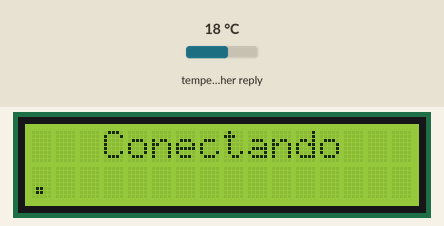
The sketch below on a simulated ESP8266 (NodeMCU). On the bench: 16×2 character LCD. The inputs (shaded band) are chosen by the test bench; at power-on: temperature in the weather reply 18 °C. WiFi joins after 1.5 s; servers stay silent unless stated; the local clock reads 2024-03-15 10:24:30 at power-on unless the sketch sets it; web services answer with replies made up by the test bench; what the sketch prints to the serial monitor is not drawn.

Above: at 0.7 s.
At 1.7 s:
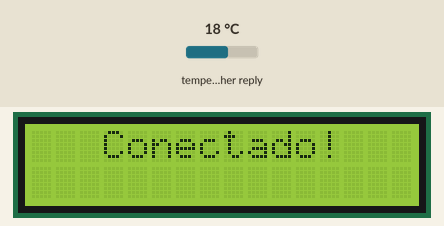
At 2.7 s:
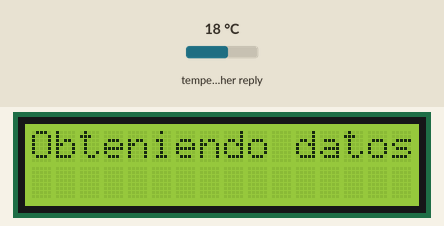
At 10.1 s:
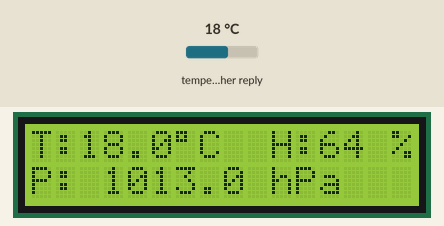
At 19.2 s:
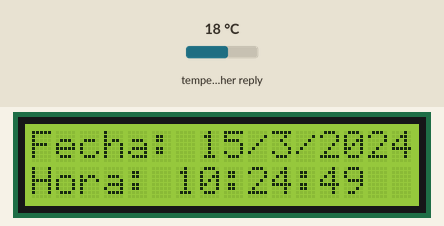
At 35.4 s:
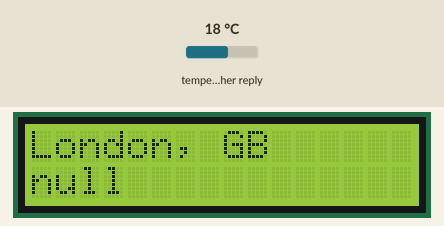

The sketch:

NodoClimaYHora.ino
```cpp
#include <ESP8266WiFi.h>
#include <LiquidCrystal_I2C.h>

#include <ArduinoJson.h>
#include <Wire.h>
#include <time.h>
int tim = 500; //the value of delay time
int timezone = -3 * 3600; //Uruguay
int dst = 0;

const char* ssid     = "Julian Rezk";                 // SSID of local network
const char* password = "julianv106733";                    // Password on network
String APIKEY = "95de98929cb395e1140765e5aa3d6495";
String Lenguaje = "es";
String CityID = "3441575";                                 //Montevideo defecto


WiFiClient client;
char servername[]="api.openweathermap.org";              // remote server we will connect to
String result;

int  counter = 60;

String weatherDescription ="";
String weatherLocation = "";
String Country;
float Temperature;
float Humidity;
float Pressure;

LiquidCrystal_I2C lcd(0x27, 16, 2);    // Address of your i2c LCD back pack should be updated.

void setup() {
  Serial.begin(9600);
  int cursorPosition=0;
  lcd.begin(16, 2);
  lcd.init();
  lcd.backlight();
  lcd.print("   Conectando");
  Serial.println("Conectando");
  WiFi.begin(ssid, password);

             while (WiFi.status() != WL_CONNECTED)
            {
            delay(500);
            lcd.setCursor(cursorPosition,2);
            lcd.print(".");
            cursorPosition++;
            }
  lcd.clear();
  lcd.print("   Conectado!");
  Serial.println("Conectado");
  configTime(timezone, dst, "pool.ntp.org","time.nist.gov");
   while(!time(nullptr)){
     Serial.print("*");
     delay(1000);
  }
  delay(1000);
}

void loop() {
    if(counter == 60)                                 //Get new data every 10 minutes
    {
      counter = 0;
      displayGettingData();
      delay(1000);
      getWeatherData();
    }else
    {
      counter++;
      displayWeather(weatherLocation,weatherDescription);
      delay(5000);
      displayConditions(Temperature,Humidity,Pressure);
      delay(5000);
      obtenerHora();
      delay(1000);
      obtenerHora();
      delay(1000);
      obtenerHora();
      delay(1000);
      obtenerHora();
      delay(1000);
      obtenerHora();
      delay(1000);
    }
}

void getWeatherData()                                //client function to send/receive GET request data.
{
  if (client.connect(servername, 80))
          {                                         //starts client connection, checks for connection
          client.println("GET /data/2.5/weather?id="+CityID+"&units=metric&APPID="+APIKEY+"&lang="+Lenguaje);
          client.println("Host: api.openweathermap.org");
          client.println("User-Agent: ArduinoWiFi/1.1");
          client.println("Connection: close");
          client.println();
          }
  else {
         Serial.println("connection failed");        //error message if no client connect
          Serial.println();
       }

  while(client.connected() && !client.available())
  delay(1);                                          //waits for data
  while (client.connected() || client.available())
       {                                             //connected or data available
         char c = client.read();                     //gets byte from ethernet buffer
         result = result+c;
       }

client.stop();                                      //stop client
result.replace(' ',' ');
result.replace(' ',' ');
Serial.println(result);
char jsonArray [result.length()+1];
result.toCharArray(jsonArray,sizeof(jsonArray));
jsonArray[result.length() + 1] = '\0';
StaticJsonBuffer<1024> json_buf;
JsonObject &root = json_buf.parseObject(jsonArray);

if (!root.success())
  {
    Serial.println("parseObject() failed");
  }

String location = root["name"];
String country = root["sys"]["country"];
float temperature = root["main"]["temp"];
float humidity = root["main"]["humidity"];
String weather = root["weather"]["main"];
String description = root["weather"]["description"];
float pressure = root["main"]["pressure"];
weatherDescription = description;
weatherLocation = location;
Country = country;
Temperature = temperature;
Humidity = humidity;
Pressure = pressure;

}

void displayWeather(String location,String description)
{
  lcd.clear();
  lcd.setCursor(0,0);
  lcd.print(location);
  lcd.print(", ");
  lcd.print(Country);
  lcd.setCursor(0,1);
  lcd.print(description);

}

void displayConditions(float Temperature,float Humidity, float Pressure)
{
 lcd.clear();                            //Printing Temperature
 lcd.print("T:");
 lcd.print(Temperature,1);
 lcd.print((char)223);
 lcd.print("C ");

 lcd.print(" H:");                       //Printing Humidity
 lcd.print(Humidity,0);
 lcd.print(" %");

 lcd.setCursor(0,1);                     //Printing Pressure
 lcd.print("P: ");
 lcd.print(Pressure,1);
 lcd.print(" hPa");
}

void displayGettingData()
{
  lcd.clear();
  lcd.print("Obteniendo datos");
}

void obtenerHora(){
  time_t now = time(nullptr);
  struct tm* p_tm = localtime(&now);
  int dia = p_tm->tm_mday;
  int mes = p_tm->tm_mon + 1;
  int anio = p_tm->tm_year + 1900;

  int hora =(p_tm->tm_hour);
  int minutos = (p_tm->tm_min);
  int segundos = (p_tm->tm_sec);

  lcd.setCursor(0,0);
  lcd.print("Fecha: ");
  lcd.print(dia);
  lcd.print("/");
  lcd.print(mes);
  lcd.print("/");
  lcd.print(anio);

  lcd.setCursor(0,1);

  lcd.print("Hora: ");
  if(hora<=9){
    lcd.print(0);
  }

  lcd.print(hora);
    lcd.print(":");
  if(minutos<=9){
    lcd.print(0);
  }
  lcd.print(minutos);
  lcd.print(":");
  if(segundos<=9){
    lcd.print(0);
  }
  lcd.print(segundos);

    if(segundos==59){
    lcd.clear();
  }
}

void cambiarCiudad(String ciudad, bool action){
  if(ciudad == "setFrayBentos"){
      CityID =  "3442568";
    }

  if(ciudad == "setMontevideo"){
      CityID= "3441575";
    }

  if(ciudad == "setTreintaYTres"){
      CityID= "3439781";
    }
}


//METODO PARA PRENDER O APAGAR EL LED
/*
 *  Este callback se llama cuando se utilizan widgets de control que envian mensajes por el topico requestTopic
 *  Notar que en la función de reconnect se realiza la suscripción al topico de request
 *
 *  El formato del string que llega es "v1/devices/me/rpc/request/{id}/Operación. donde operación es el método get declarado en el
 *  widget que usan para mandar el comando e {id} es el indetificador del mensaje generado por el servidor
 */
void on_message(const char* topic, byte* payload, unsigned int length)
{
  // Mostrar datos recibidos del servidor
  Serial.println("On message");

  char json[length + 1];
  strncpy (json, (char*)payload, length);
  json[length] = '\0';

  Serial.print("Topic: ");
  Serial.println(topic);
  Serial.print("Message: ");
  Serial.println(json);

  // Decode JSON request
  // Notar que a modo de ejemplo este mensaje se arma utilizando la librería ArduinoJson en lugar de desarmar el string a "mano"
  StaticJsonBuffer<200> jsonBuffer;
  JsonObject& data = jsonBuffer.parseObject((char*)json);

  if (!data.success())
  {
    Serial.println("parseObject() failed");
    return;
  }

  // Obtener el nombre del método invocado, esto lo envia el switch de la puerta y el knob del motor que están en el dashboard
  String methodName = String((const char*)data["method"]);
  Serial.print("Nombre metodo:");
  Serial.println(methodName);

  /* Responder segun el método
   *  En este caso
   *     el widget switch envia el comando openDoor con un paramtro true o false
   *     el widget gauge envian un comando rotateMotorValue con un int de los grados a rotar el motos (servo)
   *     Luego se responde con un mensaje para que actualice la Card correspondiente a la Door (doorState)
   */
}
```

Measured:
- what the display in image 1 shows lasts 1.0 s, from 1.7 s to 2.7 s
- what the display in image 2 shows lasts 2.3 s, from 2.7 s to 5.0 s
- what the display in image 3 shows lasts 5.0 s, from 10.0 s to 15.0 s
